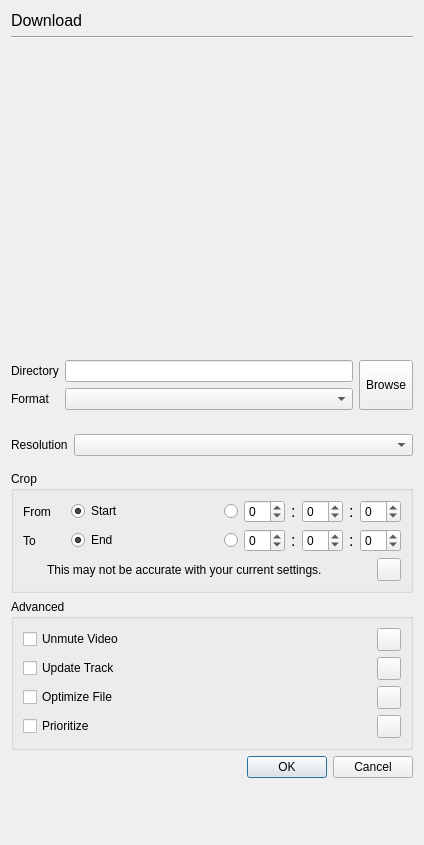
<?xml version="1.0" encoding="UTF-8"?>
<ui version="4.0">
 <class>Dialog</class>
 <widget class="QDialog" name="Dialog">
  <property name="geometry">
   <rect>
    <x>0</x>
    <y>0</y>
    <width>420</width>
    <height>804</height>
   </rect>
  </property>
  <property name="sizePolicy">
   <sizepolicy hsizetype="Fixed" vsizetype="Fixed">
    <horstretch>0</horstretch>
    <verstretch>0</verstretch>
   </sizepolicy>
  </property>
  <property name="font">
   <font>
    <pointsize>9</pointsize>
   </font>
  </property>
  <property name="windowTitle">
   <string>Download Menu</string>
  </property>
  <property name="locale">
   <locale language="English" country="UnitedStates"/>
  </property>
  <property name="sizeGripEnabled">
   <bool>false</bool>
  </property>
  <layout class="QVBoxLayout" name="DialogLayout">
   <item>
    <widget class="QLabel" name="windowTitleLabel">
     <property name="sizePolicy">
      <sizepolicy hsizetype="Ignored" vsizetype="Fixed">
       <horstretch>0</horstretch>
       <verstretch>0</verstretch>
      </sizepolicy>
     </property>
     <property name="font">
      <font>
       <pointsize>12</pointsize>
      </font>
     </property>
     <property name="text">
      <string>Download</string>
     </property>
    </widget>
   </item>
   <item>
    <widget class="Line" name="windowTitleLine">
     <property name="orientation">
      <enum>Qt::Horizontal</enum>
     </property>
    </widget>
   </item>
   <item>
    <widget class="QWidget" name="videoWidget" native="true">
     <property name="minimumSize">
      <size>
       <width>402</width>
       <height>300</height>
      </size>
     </property>
     <layout class="QVBoxLayout" name="videoWidgetLayout"/>
    </widget>
   </item>
   <item>
    <widget class="QWidget" name="settingsArea" native="true">
     <layout class="QVBoxLayout" name="settingsAreaLayout">
      <property name="leftMargin">
       <number>0</number>
      </property>
      <property name="topMargin">
       <number>0</number>
      </property>
      <property name="rightMargin">
       <number>0</number>
      </property>
      <property name="bottomMargin">
       <number>0</number>
      </property>
      <item>
       <widget class="QWidget" name="directoryArea" native="true">
        <layout class="QHBoxLayout" name="directoryAreaLayout">
         <property name="leftMargin">
          <number>0</number>
         </property>
         <property name="rightMargin">
          <number>0</number>
         </property>
         <item>
          <widget class="QWidget" name="fileOptionsArea" native="true">
           <layout class="QFormLayout" name="fileOptionsAreaLayout">
            <property name="leftMargin">
             <number>0</number>
            </property>
            <property name="topMargin">
             <number>0</number>
            </property>
            <property name="rightMargin">
             <number>0</number>
            </property>
            <property name="bottomMargin">
             <number>0</number>
            </property>
            <item row="0" column="0">
             <widget class="QLabel" name="directoryLabel">
              <property name="text">
               <string>Directory</string>
              </property>
             </widget>
            </item>
            <item row="0" column="1">
             <widget class="QLineEdit" name="currentDirectory">
              <property name="readOnly">
               <bool>true</bool>
              </property>
             </widget>
            </item>
            <item row="1" column="0">
             <widget class="QLabel" name="formatLabel">
              <property name="text">
               <string>Format</string>
              </property>
             </widget>
            </item>
            <item row="1" column="1">
             <widget class="QComboBox" name="fileFormat"/>
            </item>
           </layout>
          </widget>
         </item>
         <item>
          <widget class="QToolButton" name="searchDirectory">
           <property name="sizePolicy">
            <sizepolicy hsizetype="Fixed" vsizetype="Preferred">
             <horstretch>0</horstretch>
             <verstretch>0</verstretch>
            </sizepolicy>
           </property>
           <property name="text">
            <string>Browse</string>
           </property>
          </widget>
         </item>
        </layout>
       </widget>
      </item>
      <item>
       <widget class="QWidget" name="resolutionArea" native="true">
        <layout class="QHBoxLayout" name="resolutionAreaLayout">
         <property name="leftMargin">
          <number>0</number>
         </property>
         <property name="rightMargin">
          <number>0</number>
         </property>
         <item>
          <widget class="QLabel" name="resolutionLabel">
           <property name="sizePolicy">
            <sizepolicy hsizetype="Fixed" vsizetype="Preferred">
             <horstretch>0</horstretch>
             <verstretch>0</verstretch>
            </sizepolicy>
           </property>
           <property name="minimumSize">
            <size>
             <width>50</width>
             <height>0</height>
            </size>
           </property>
           <property name="text">
            <string>Resolution</string>
           </property>
          </widget>
         </item>
         <item>
          <widget class="QComboBox" name="resolution">
           <property name="sizePolicy">
            <sizepolicy hsizetype="Ignored" vsizetype="Fixed">
             <horstretch>0</horstretch>
             <verstretch>0</verstretch>
            </sizepolicy>
           </property>
          </widget>
         </item>
        </layout>
       </widget>
      </item>
      <item>
       <widget class="QGroupBox" name="cropArea">
        <property name="title">
         <string>Crop</string>
        </property>
        <layout class="QVBoxLayout" name="verticalLayout">
         <item>
          <widget class="QWidget" name="cropTimeArea" native="true">
           <layout class="QFormLayout" name="cropTimeAreaLayout">
            <property name="horizontalSpacing">
             <number>20</number>
            </property>
            <property name="leftMargin">
             <number>0</number>
            </property>
            <property name="topMargin">
             <number>0</number>
            </property>
            <property name="rightMargin">
             <number>0</number>
            </property>
            <property name="bottomMargin">
             <number>0</number>
            </property>
            <item row="0" column="0">
             <widget class="QLabel" name="cropFromLabel">
              <property name="text">
               <string>From</string>
              </property>
             </widget>
            </item>
            <item row="0" column="1">
             <widget class="QWidget" name="cropFromSelectArea" native="true">
              <layout class="QHBoxLayout" name="cropFromSelectAreaLayout">
               <property name="leftMargin">
                <number>0</number>
               </property>
               <property name="topMargin">
                <number>0</number>
               </property>
               <property name="rightMargin">
                <number>0</number>
               </property>
               <property name="bottomMargin">
                <number>0</number>
               </property>
               <item>
                <widget class="QRadioButton" name="cropFromStartRadioButton">
                 <property name="text">
                  <string>Start</string>
                 </property>
                 <property name="checked">
                  <bool>true</bool>
                 </property>
                </widget>
               </item>
               <item>
                <widget class="QRadioButton" name="cropFromSelectRadioButton">
                 <property name="sizePolicy">
                  <sizepolicy hsizetype="Fixed" vsizetype="Fixed">
                   <horstretch>0</horstretch>
                   <verstretch>0</verstretch>
                  </sizepolicy>
                 </property>
                 <property name="text">
                  <string/>
                 </property>
                </widget>
               </item>
               <item alignment="Qt::AlignLeft">
                <widget class="QWidget" name="fromTimeBar" native="true">
                 <property name="sizePolicy">
                  <sizepolicy hsizetype="Fixed" vsizetype="Preferred">
                   <horstretch>0</horstretch>
                   <verstretch>0</verstretch>
                  </sizepolicy>
                 </property>
                 <layout class="QHBoxLayout" name="fromTimeBarLayout">
                  <property name="leftMargin">
                   <number>0</number>
                  </property>
                  <property name="topMargin">
                   <number>0</number>
                  </property>
                  <property name="rightMargin">
                   <number>0</number>
                  </property>
                  <property name="bottomMargin">
                   <number>0</number>
                  </property>
                  <item>
                   <widget class="QSpinBox" name="fromSpinH">
                    <property name="sizePolicy">
                     <sizepolicy hsizetype="Preferred" vsizetype="Fixed">
                      <horstretch>0</horstretch>
                      <verstretch>0</verstretch>
                     </sizepolicy>
                    </property>
                    <property name="minimumSize">
                     <size>
                      <width>40</width>
                      <height>0</height>
                     </size>
                    </property>
                    <property name="minimum">
                     <number>-1</number>
                    </property>
                   </widget>
                  </item>
                  <item>
                   <widget class="QLabel" name="fromColon_1">
                    <property name="font">
                     <font>
                      <pointsize>12</pointsize>
                     </font>
                    </property>
                    <property name="text">
                     <string>:</string>
                    </property>
                   </widget>
                  </item>
                  <item>
                   <widget class="QSpinBox" name="fromSpinM">
                    <property name="sizePolicy">
                     <sizepolicy hsizetype="Preferred" vsizetype="Fixed">
                      <horstretch>0</horstretch>
                      <verstretch>0</verstretch>
                     </sizepolicy>
                    </property>
                    <property name="minimumSize">
                     <size>
                      <width>40</width>
                      <height>0</height>
                     </size>
                    </property>
                    <property name="minimum">
                     <number>-1</number>
                    </property>
                   </widget>
                  </item>
                  <item>
                   <widget class="QLabel" name="fromColon_2">
                    <property name="font">
                     <font>
                      <pointsize>12</pointsize>
                     </font>
                    </property>
                    <property name="text">
                     <string>:</string>
                    </property>
                   </widget>
                  </item>
                  <item>
                   <widget class="QSpinBox" name="fromSpinS">
                    <property name="sizePolicy">
                     <sizepolicy hsizetype="Preferred" vsizetype="Fixed">
                      <horstretch>0</horstretch>
                      <verstretch>0</verstretch>
                     </sizepolicy>
                    </property>
                    <property name="minimumSize">
                     <size>
                      <width>40</width>
                      <height>0</height>
                     </size>
                    </property>
                    <property name="minimum">
                     <number>-1</number>
                    </property>
                   </widget>
                  </item>
                 </layout>
                </widget>
               </item>
              </layout>
             </widget>
            </item>
            <item row="1" column="0">
             <widget class="QLabel" name="cropToLabel">
              <property name="text">
               <string>To</string>
              </property>
             </widget>
            </item>
            <item row="1" column="1">
             <widget class="QWidget" name="cropToSelectArea" native="true">
              <layout class="QHBoxLayout" name="cropToSelectAreaLayout">
               <property name="leftMargin">
                <number>0</number>
               </property>
               <property name="topMargin">
                <number>0</number>
               </property>
               <property name="rightMargin">
                <number>0</number>
               </property>
               <property name="bottomMargin">
                <number>0</number>
               </property>
               <item>
                <widget class="QRadioButton" name="cropToEndRadioButton">
                 <property name="text">
                  <string>End</string>
                 </property>
                 <property name="checked">
                  <bool>true</bool>
                 </property>
                </widget>
               </item>
               <item>
                <widget class="QRadioButton" name="cropToSelectRadioButton">
                 <property name="sizePolicy">
                  <sizepolicy hsizetype="Fixed" vsizetype="Fixed">
                   <horstretch>0</horstretch>
                   <verstretch>0</verstretch>
                  </sizepolicy>
                 </property>
                 <property name="text">
                  <string/>
                 </property>
                </widget>
               </item>
               <item alignment="Qt::AlignLeft">
                <widget class="QWidget" name="toTimeBar" native="true">
                 <property name="sizePolicy">
                  <sizepolicy hsizetype="Fixed" vsizetype="Preferred">
                   <horstretch>0</horstretch>
                   <verstretch>0</verstretch>
                  </sizepolicy>
                 </property>
                 <layout class="QHBoxLayout" name="toTimeBarLayout">
                  <property name="leftMargin">
                   <number>0</number>
                  </property>
                  <property name="topMargin">
                   <number>0</number>
                  </property>
                  <property name="rightMargin">
                   <number>0</number>
                  </property>
                  <property name="bottomMargin">
                   <number>0</number>
                  </property>
                  <item>
                   <widget class="QSpinBox" name="toSpinH">
                    <property name="sizePolicy">
                     <sizepolicy hsizetype="Preferred" vsizetype="Fixed">
                      <horstretch>0</horstretch>
                      <verstretch>0</verstretch>
                     </sizepolicy>
                    </property>
                    <property name="minimumSize">
                     <size>
                      <width>40</width>
                      <height>0</height>
                     </size>
                    </property>
                    <property name="minimum">
                     <number>-1</number>
                    </property>
                   </widget>
                  </item>
                  <item>
                   <widget class="QLabel" name="toColon_1">
                    <property name="font">
                     <font>
                      <pointsize>12</pointsize>
                     </font>
                    </property>
                    <property name="text">
                     <string>:</string>
                    </property>
                   </widget>
                  </item>
                  <item>
                   <widget class="QSpinBox" name="toSpinM">
                    <property name="sizePolicy">
                     <sizepolicy hsizetype="Preferred" vsizetype="Fixed">
                      <horstretch>0</horstretch>
                      <verstretch>0</verstretch>
                     </sizepolicy>
                    </property>
                    <property name="minimumSize">
                     <size>
                      <width>40</width>
                      <height>0</height>
                     </size>
                    </property>
                    <property name="minimum">
                     <number>-1</number>
                    </property>
                   </widget>
                  </item>
                  <item>
                   <widget class="QLabel" name="toColon_2">
                    <property name="font">
                     <font>
                      <pointsize>12</pointsize>
                     </font>
                    </property>
                    <property name="text">
                     <string>:</string>
                    </property>
                   </widget>
                  </item>
                  <item>
                   <widget class="QSpinBox" name="toSpinS">
                    <property name="sizePolicy">
                     <sizepolicy hsizetype="Preferred" vsizetype="Fixed">
                      <horstretch>0</horstretch>
                      <verstretch>0</verstretch>
                     </sizepolicy>
                    </property>
                    <property name="minimumSize">
                     <size>
                      <width>40</width>
                      <height>0</height>
                     </size>
                    </property>
                    <property name="specialValueText">
                     <string/>
                    </property>
                    <property name="minimum">
                     <number>-1</number>
                    </property>
                   </widget>
                  </item>
                 </layout>
                </widget>
               </item>
              </layout>
             </widget>
            </item>
           </layout>
          </widget>
         </item>
         <item>
          <widget class="QWidget" name="cropInfoArea" native="true">
           <layout class="QHBoxLayout" name="cropInfoAreaLayout">
            <property name="leftMargin">
             <number>0</number>
            </property>
            <property name="topMargin">
             <number>0</number>
            </property>
            <property name="rightMargin">
             <number>0</number>
            </property>
            <property name="bottomMargin">
             <number>0</number>
            </property>
            <item>
             <widget class="QLabel" name="alertIcon">
              <property name="sizePolicy">
               <sizepolicy hsizetype="Fixed" vsizetype="Fixed">
                <horstretch>0</horstretch>
                <verstretch>0</verstretch>
               </sizepolicy>
              </property>
              <property name="maximumSize">
               <size>
                <width>18</width>
                <height>18</height>
               </size>
              </property>
              <property name="pixmap">
               <pixmap>../icons/alert_red.svg</pixmap>
              </property>
              <property name="scaledContents">
               <bool>true</bool>
              </property>
              <property name="alignment">
               <set>Qt::AlignCenter</set>
              </property>
             </widget>
            </item>
            <item>
             <widget class="QLabel" name="cropInfoLabel">
              <property name="sizePolicy">
               <sizepolicy hsizetype="Ignored" vsizetype="Preferred">
                <horstretch>0</horstretch>
                <verstretch>0</verstretch>
               </sizepolicy>
              </property>
              <property name="text">
               <string>This may not be accurate with your current settings.</string>
              </property>
             </widget>
            </item>
            <item>
             <widget class="QToolButton" name="cropInfo">
              <property name="toolTip">
               <string>Help</string>
              </property>
              <property name="icon">
               <iconset>
                <normaloff>../icons/help.svg</normaloff>../icons/help.svg</iconset>
              </property>
             </widget>
            </item>
           </layout>
          </widget>
         </item>
        </layout>
       </widget>
      </item>
      <item>
       <widget class="QGroupBox" name="advancedArea">
        <property name="sizePolicy">
         <sizepolicy hsizetype="Preferred" vsizetype="Fixed">
          <horstretch>0</horstretch>
          <verstretch>0</verstretch>
         </sizepolicy>
        </property>
        <property name="title">
         <string>Advanced</string>
        </property>
        <layout class="QVBoxLayout" name="advancedAreaLayout">
         <item>
          <widget class="QWidget" name="unmuteVideoArea" native="true">
           <layout class="QHBoxLayout" name="unmuteVideoAreaLayout">
            <property name="leftMargin">
             <number>0</number>
            </property>
            <property name="topMargin">
             <number>0</number>
            </property>
            <property name="rightMargin">
             <number>0</number>
            </property>
            <property name="bottomMargin">
             <number>0</number>
            </property>
            <item>
             <widget class="QCheckBox" name="unmuteVideoCheckBox">
              <property name="text">
               <string>Unmute Video</string>
              </property>
             </widget>
            </item>
            <item>
             <widget class="QToolButton" name="unmuteVideoInfo">
              <property name="toolTip">
               <string>Help</string>
              </property>
              <property name="icon">
               <iconset>
                <normaloff>../icons/help.svg</normaloff>../icons/help.svg</iconset>
              </property>
             </widget>
            </item>
           </layout>
          </widget>
         </item>
         <item>
          <widget class="QWidget" name="updateTrackArea" native="true">
           <layout class="QHBoxLayout" name="updateTrackAreaLayout">
            <property name="leftMargin">
             <number>0</number>
            </property>
            <property name="topMargin">
             <number>0</number>
            </property>
            <property name="rightMargin">
             <number>0</number>
            </property>
            <property name="bottomMargin">
             <number>0</number>
            </property>
            <item>
             <widget class="QCheckBox" name="updateTrackCheckBox">
              <property name="text">
               <string>Update Track</string>
              </property>
             </widget>
            </item>
            <item>
             <widget class="QToolButton" name="updateTrackInfo">
              <property name="toolTip">
               <string>Help</string>
              </property>
              <property name="icon">
               <iconset>
                <normaloff>../icons/help.svg</normaloff>../icons/help.svg</iconset>
              </property>
             </widget>
            </item>
           </layout>
          </widget>
         </item>
         <item>
          <widget class="QWidget" name="optimizeFileArea" native="true">
           <layout class="QHBoxLayout" name="optimizeFileAreaLayout">
            <property name="leftMargin">
             <number>0</number>
            </property>
            <property name="topMargin">
             <number>0</number>
            </property>
            <property name="rightMargin">
             <number>0</number>
            </property>
            <property name="bottomMargin">
             <number>0</number>
            </property>
            <item>
             <widget class="QCheckBox" name="optimizeFileCheckBox">
              <property name="text">
               <string>Optimize File</string>
              </property>
             </widget>
            </item>
            <item>
             <widget class="QToolButton" name="optimizeFileInfo">
              <property name="toolTip">
               <string>Help</string>
              </property>
              <property name="icon">
               <iconset>
                <normaloff>../icons/help.svg</normaloff>../icons/help.svg</iconset>
              </property>
             </widget>
            </item>
           </layout>
          </widget>
         </item>
         <item>
          <widget class="QWidget" name="prioritizeArea" native="true">
           <layout class="QHBoxLayout" name="prioritizeAreaLayout">
            <property name="leftMargin">
             <number>0</number>
            </property>
            <property name="topMargin">
             <number>0</number>
            </property>
            <property name="rightMargin">
             <number>0</number>
            </property>
            <property name="bottomMargin">
             <number>0</number>
            </property>
            <item>
             <widget class="QCheckBox" name="prioritizeCheckBox">
              <property name="text">
               <string>Prioritize</string>
              </property>
             </widget>
            </item>
            <item>
             <widget class="QToolButton" name="prioritizeInfo">
              <property name="toolTip">
               <string>Help</string>
              </property>
              <property name="icon">
               <iconset>
                <normaloff>../icons/help.svg</normaloff>../icons/help.svg</iconset>
              </property>
             </widget>
            </item>
           </layout>
          </widget>
         </item>
        </layout>
       </widget>
      </item>
     </layout>
    </widget>
   </item>
   <item>
    <widget class="QDialogButtonBox" name="buttonBox">
     <property name="orientation">
      <enum>Qt::Horizontal</enum>
     </property>
     <property name="standardButtons">
      <set>QDialogButtonBox::Cancel|QDialogButtonBox::Ok</set>
     </property>
     <property name="centerButtons">
      <bool>false</bool>
     </property>
    </widget>
   </item>
   <item>
    <widget class="QWidget" name="adArea_1" native="true">
     <property name="minimumSize">
      <size>
       <width>320</width>
       <height>50</height>
      </size>
     </property>
     <layout class="QHBoxLayout" name="adAreaLayout_1">
      <property name="spacing">
       <number>0</number>
      </property>
      <property name="leftMargin">
       <number>0</number>
      </property>
      <property name="topMargin">
       <number>0</number>
      </property>
      <property name="rightMargin">
       <number>0</number>
      </property>
      <property name="bottomMargin">
       <number>0</number>
      </property>
     </layout>
    </widget>
   </item>
  </layout>
 </widget>
 <resources/>
 <connections>
  <connection>
   <sender>buttonBox</sender>
   <signal>accepted()</signal>
   <receiver>Dialog</receiver>
   <slot>accept()</slot>
   <hints>
    <hint type="sourcelabel">
     <x>248</x>
     <y>254</y>
    </hint>
    <hint type="destinationlabel">
     <x>157</x>
     <y>274</y>
    </hint>
   </hints>
  </connection>
  <connection>
   <sender>buttonBox</sender>
   <signal>rejected()</signal>
   <receiver>Dialog</receiver>
   <slot>reject()</slot>
   <hints>
    <hint type="sourcelabel">
     <x>316</x>
     <y>260</y>
    </hint>
    <hint type="destinationlabel">
     <x>286</x>
     <y>274</y>
    </hint>
   </hints>
  </connection>
 </connections>
</ui>
